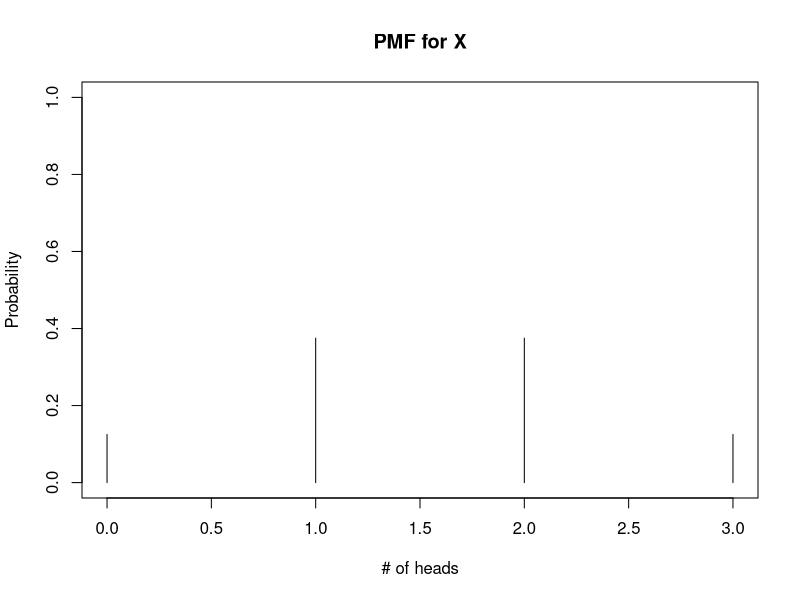
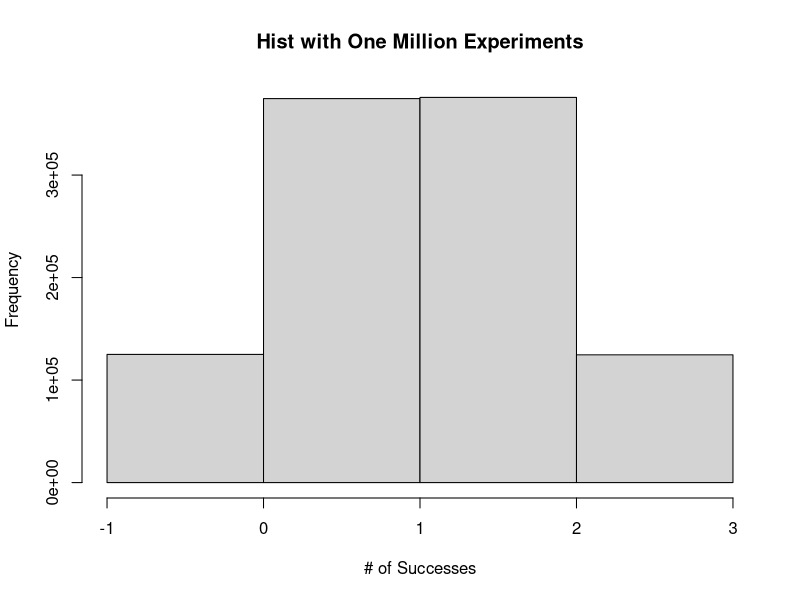
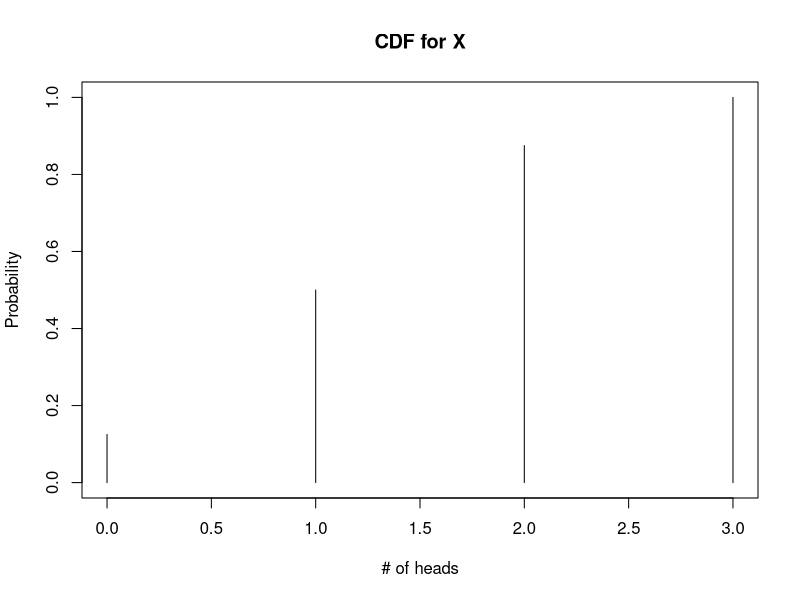
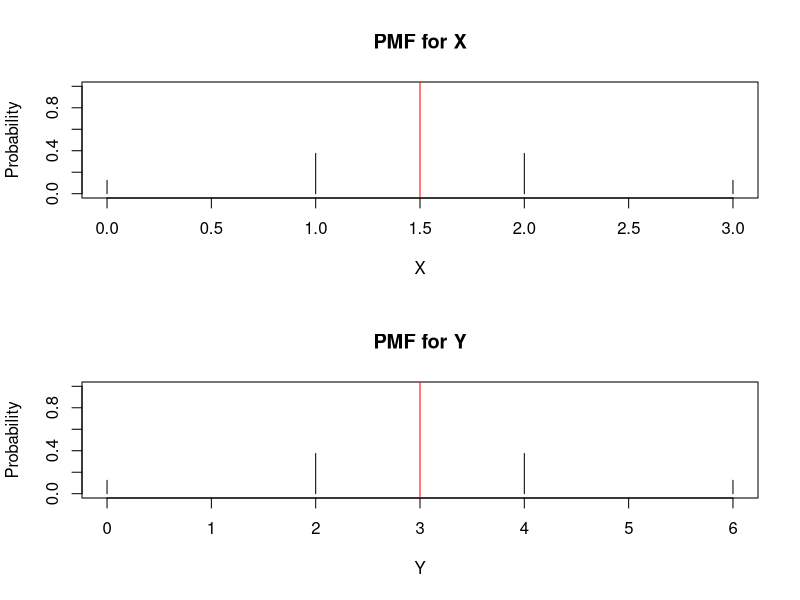
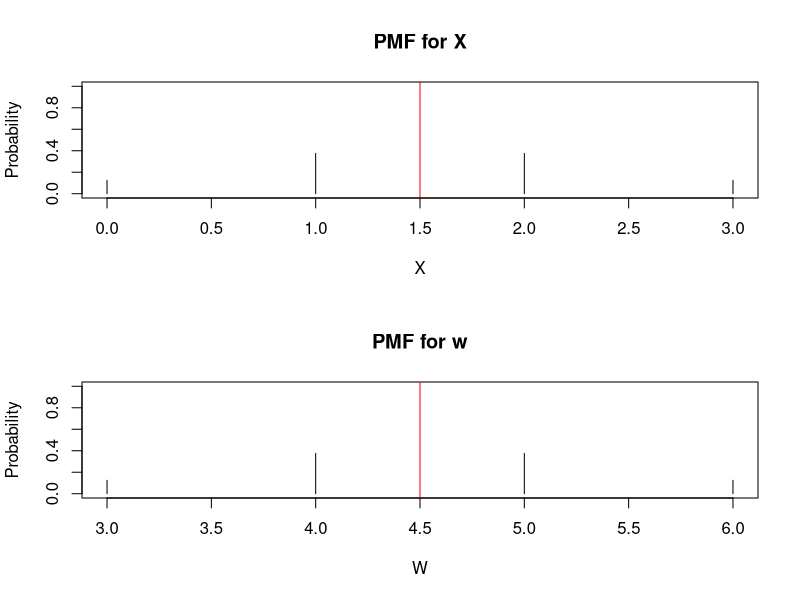
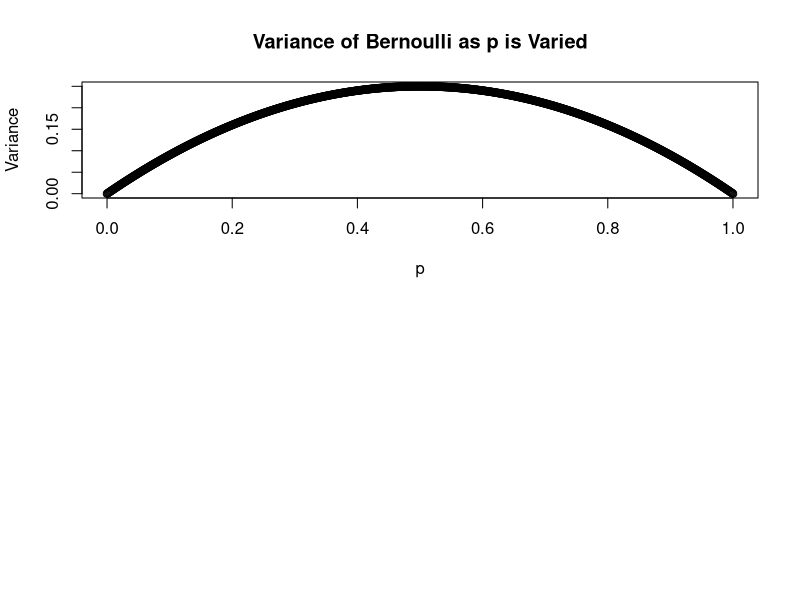
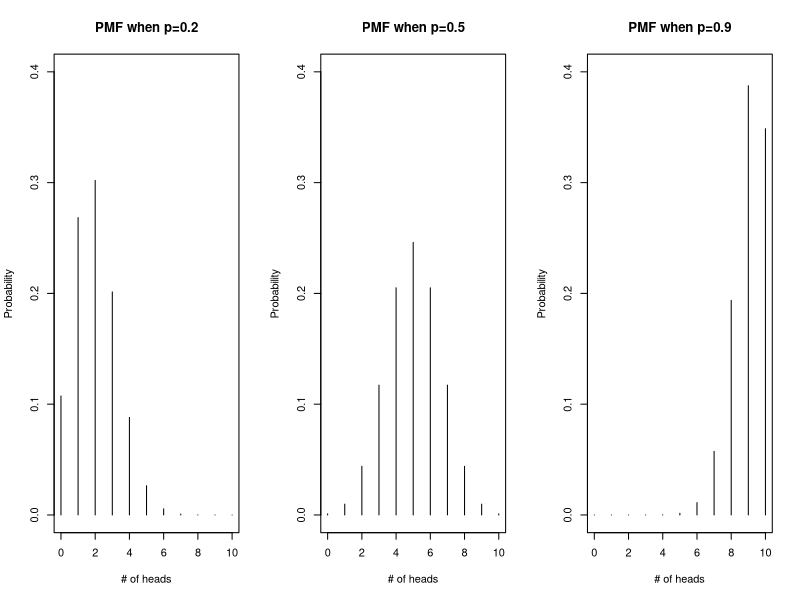
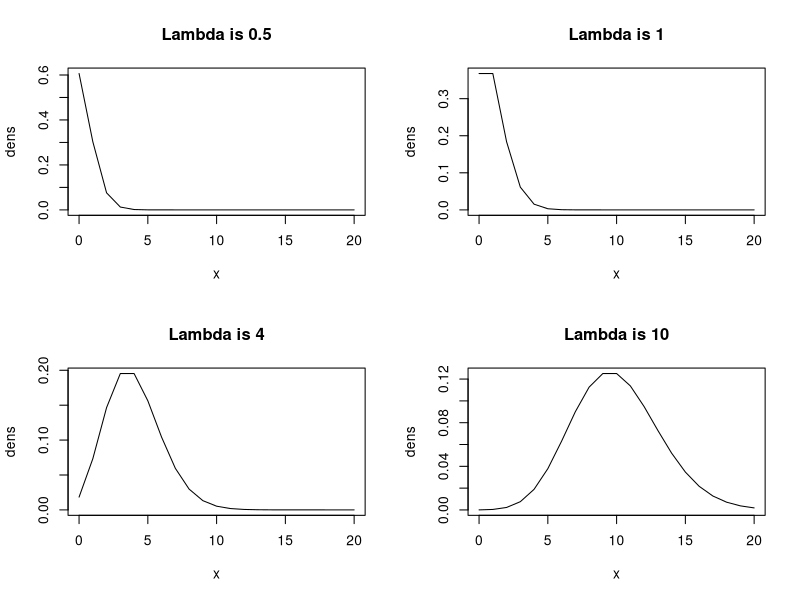

The R script that drew these images, in order:
## ---- chunk 1
rm(list = ls())
## ---- chunk 2
# Define your table data
my_data <- data.frame(
  x = c(0, 1, 2, 3),
  PMF = c(1/8, 3/8, 3/8, 1/8)
)

# Create the table using kable
knitr::kable(my_data, caption = "PMF for X")
## ---- chunk 3
##support
x<-0:3
## PMF for each value in the support. 
PMFs<-c(1/8, 3/8, 3/8, 1/8)
## create plot of PMF vs each value in support
plot(x, PMFs, type="h", main = "PMF for X", xlab="# of heads", ylab="Probability", ylim=c(0,1))
## ---- chunk 4
##It turns out that our experiment can be modeled as a binomial distribution. 
##More details about binomial distribution later in this module. 

##set up X as a binomial
n<-3 ##number of flips
p<-0.5 ##prob of head in a flip
x<-0:3 ##support for X

##so you can replicate my simulation
set.seed(1)
reps<-1000000 ##how many times to run the experiment
hist(rbinom(reps,n,p), breaks=-1:3, main="Hist with One Million Experiments", xlab="# of Successes")
## ---- chunk 5
# Define your table data
my_data <- data.frame(
  x = c(0, 1, 2, 3),
  CDF = c(1/8, 4/8, 7/8, 1)
)

# Create the table using kable
knitr::kable(my_data, caption = "CDF for X")
## ---- chunk 6
##support
x<-0:3
## CDF for each value in the support. 
CDF<-c(1/8, 1/2, 7/8, 1)
## create plot of CDF vs each value in support
plot(x, CDF, type="h", main = "CDF for X", xlab="# of heads", ylab="Probability", ylim=c(0,1))
## ---- chunk 7
##support of X
x<-0:3
## PMF for each value in the support. 
PMFs<-c(1/8, 3/8, 3/8, 1/8)
EX<-1.5

##support of Y
y<-2*x
## PMF for each value in the support. 
PMFs<-c(1/8, 3/8, 3/8, 1/8)
EY<-2*EX

par(mfrow=c(2,1))

## create plot of PMF vs each value in support
plot(x, PMFs, type="h", main = "PMF for X", xlab="X", ylab="Probability", ylim=c(0,1))
##overlay a line representing EX in red
abline(v=EX, col="red")

## create plot of PMF vs each value in support
plot(y, PMFs, type="h", main = "PMF for Y", xlab="Y", ylab="Probability", ylim=c(0,1))
##overlay a line representing EY in red
abline(v=EY, col="red")
## ---- chunk 8
##support of X
x<-0:3
## PMF for each value in the support. 
PMFs<-c(1/8, 3/8, 3/8, 1/8)
EX<-1.5

##support of W
w<-x+3
## PMF for each value in the support. 
PMFs<-c(1/8, 3/8, 3/8, 1/8)
EW<-EX+3

par(mfrow=c(2,1))

## create plot of PMF vs each value in support
plot(x, PMFs, type="h", main = "PMF for X", xlab="X", ylab="Probability", ylim=c(0,1))
##overlay a line representing EX in red
abline(v=EX, col="red")

## create plot of PMF vs each value in support
plot(w, PMFs, type="h", main = "PMF for w", xlab="W", ylab="Probability", ylim=c(0,1))
##overlay a line representing EW in red
abline(v=EW, col="red")
## ---- chunk 9
p<-seq(0,1,by = 0.001) ##sequence of values for p
Bern_var<-p*(1-p) ##variance of Bernoulli
##plot variance against p
plot(p, Bern_var, ylab="Variance", main="Variance of Bernoulli as p is Varied")
## ---- chunk 10
factorial(5)
## ---- chunk 11
dbinom(2,3,0.5) ##specify values of k, n, p in this order
## ---- chunk 12
x<-0:10
n<-10
PMFs2<-dbinom(x,n,0.2)
PMFs5<-dbinom(x,n,0.5)
PMFs9<-dbinom(x,n,0.9)

par(mfrow=c(1,3))
plot(x, PMFs2, type="h", main = "PMF when p=0.2", xlab="# of heads", ylab="Probability", ylim=c(0,0.4))
plot(x, PMFs5, type="h", main = "PMF when p=0.5", xlab="# of heads", ylab="Probability", ylim=c(0,0.4))
plot(x, PMFs9, type="h", main = "PMF when p=0.9", xlab="# of heads", ylab="Probability", ylim=c(0,0.4))
## ---- chunk 13
##calculate probability of Poisson with these values on the support
x<-0:20
lambda<-c(0.5, 1, 4, 10) ##try 4 different values of lambda

##create PMFs of these 4 Poissons with different lambdas
par(mfrow=c(2,2))
for (i in 1:4)
  
{
  dens<-dpois(x,lambda[i])
  plot(x, dens, type="l", main=paste("Lambda is", lambda[i]))
}
